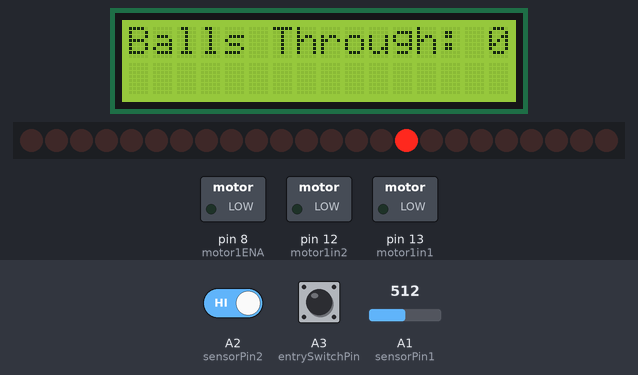
The sketch below on a simulated Arduino Uno, built with avr-gcc and run on an emulated ATmega328P. On the bench: 16×2 character LCD, 24 shift-register outputs drawn as a row of LEDs (first output left, lit = HIGH), switched loads named in the sketch (green lamp = pin HIGH). Wiring (inferred from the names in the program): ultrasonic range finder: trigger pin 2; echo A0. Inputs (shaded band) come from the test bench; at power-on: A3 (entrySwitchPin) HIGH, A1 (sensorPin1) = 512, A2 (sensorPin2) HIGH. Pins used as bus, display or sensor lines are not drawn; what the sketch prints to the serial monitor is not drawn.

Above: at 1.2 s.
1.3 s: A3 (entrySwitchPin) pulled LOW for 0.15 s
At 1.8 s:
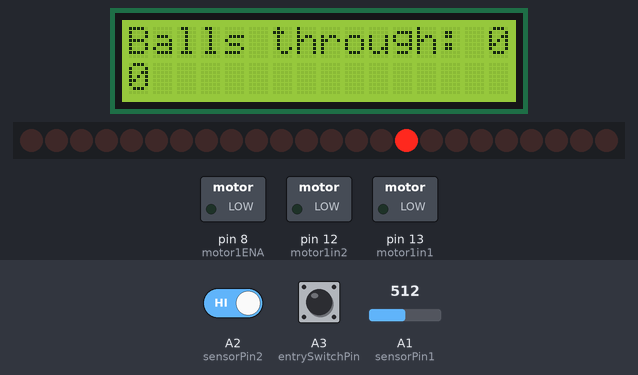
2.9 s: A1 (sensorPin1) set to 491
At 3.5 s:
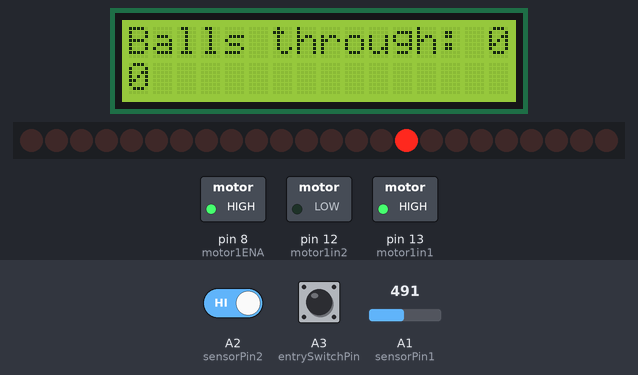
Timing chart, 0 to 5.9 s (numbered marks = the images above; inputs shaded):
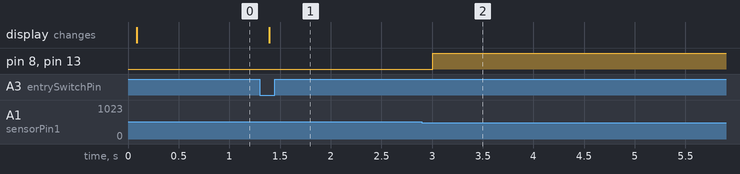

The sketch:

marbleruncode.ino
```cpp
//#include <Adafruit_LiquidCrystal.h>
#include <LiquidCrystal_PCF8574.h>
#include <Wire.h>
#include <Stepper.h>

//Adafruit_LiquidCrystal lcd(0x27, 16, 2);
LiquidCrystal_PCF8574 lcd(0x27);


const int motor1ENA = 8;
const int motor1in1 = 13;
const int motor1in2 = 12;

const int sensorPin1 = A1;
const int sensorPin2 = A2;
const int entrySwitchPin = A3;
const int lightUnobstructed = 500;

const int shiftDataPin = 2;
const int shiftClockPin = 4;
const int shiftLatchPin = 7;
const int echoPin = A0;

const int sdaPin = A4;
const int sclPin = A5;
byte shiftOutState = 0b00000000;

const int stepsPer = 2080;
Stepper stepperMotor(stepsPer, 3, 5, 6, 9);


int distance;
int ballsThroughGSpot = 0;
int ballsGrabbed = 0;
int ballsTrapped = 0;
int ballsSeen = 0;
int unseenBalls = 0;

bool motor1ON = false;
//bool lastTrapState = HIGH;
unsigned long motor1StartTime = 0;
unsigned long lastTrapTime = 0;
unsigned long lastGrabTime = 0;
unsigned long firstballGrabTime = 0;
unsigned long secondballGrabTime = 0;
unsigned long timePulley1Ball = 8500;
unsigned long timePulley2Balls = 9000;

long pingUltrasonic();
void stopMotor();
void rotateStepper(int steps, int delayTime = 5);


void setup() {
  //rotateStepper(2000);
  pinMode(sensorPin1, INPUT);
  pinMode(sensorPin2, INPUT_PULLUP);
  pinMode(entrySwitchPin, INPUT_PULLUP);
  pinMode(echoPin, INPUT);
  pinMode(motor1ENA, OUTPUT);
  pinMode(motor1in1, OUTPUT);
  pinMode(motor1in2, OUTPUT);
  pinMode(shiftDataPin, OUTPUT);
  pinMode(shiftClockPin, OUTPUT);
  pinMode(shiftLatchPin, OUTPUT);

  Wire.begin();  // Explicitly use A4 and A5 for I2C

  lcd.begin(16, 2);
  lcd.setBacklight(255);  // Max brightness
  lcd.clear();
  lcd.setCursor(0,0);
  lcd.print("Balls Through: 0");
  Serial.begin(9600);
}

void loop() {

  long duration = pingUltrasonic();
  distance = duration * 0.034 / 2;
  if (distance > 1 && distance < 10) {
    unsigned long now = millis();
    ballsSeen++;

    unsigned long travelTime = (now - firstballGrabTime) + 2000;
    unseenBalls = ballsThroughGSpot - ballsSeen;

    if (unseenBalls == 1) {
      timePulley2Balls = travelTime + (secondballGrabTime - firstballGrabTime);
      firstballGrabTime = secondballGrabTime;
      secondballGrabTime = lastGrabTime;
    }else{
      timePulley1Ball = travelTime;
    }
     if (ballsSeen == ballsThroughGSpot) {
      stopMotor();
     }
  }


  int lightVal1 = analogRead(sensorPin1);
  bool trapTime = !digitalRead(sensorPin2);

  Serial.print("Ultrasonic Distance: ");
  Serial.print(distance);
  Serial.print("S1 Light Value: ");
  Serial.print(lightVal1);
  Serial.print(" - S2 Voltage Status: ");
  Serial.println(trapTime);

  Serial.print("B: ");
  Serial.print(ballsGrabbed);
  Serial.print(" - T: ");
  Serial.print(ballsTrapped);
  Serial.print(" - S: ");
  Serial.println(ballsSeen);


//Entry Switch Logic
  if (digitalRead(entrySwitchPin) == LOW) {
    lcd.setCursor(0,0);
    lcd.print("Balls through:");
    lcd.setCursor(0,1);
    lcd.print(ballsThroughGSpot);
  }

//Pulley Motor Logic
  if(lightVal1 < lightUnobstructed){
    unsigned long now = millis();
    unseenBalls = ballsThroughGSpot - ballsSeen;
     if (unseenBalls == 1) {
      firstballGrabTime = now;
      lastGrabTime = now;
    } else if (unseenBalls == 2) {
      secondballGrabTime = now;
      lastGrabTime = now;
    }
    ballsGrabbed++;
    if (ballsGrabbed > ballsThroughGSpot){
      ballsGrabbed--;
    }

    Serial.println(" - Pulley is ON!");
    digitalWrite(motor1in1, HIGH);
    digitalWrite(motor1in2, LOW);
    analogWrite(motor1ENA, 255);
    motor1StartTime = millis();
    motor1ON = true;
  }
  //Trapdoor Motor Logic
  if (trapTime && ballsTrapped < ballsThroughGSpot) {
    ballsTrapped++;
    stepperMotor.step(stepsPer);
    delay(300);
  }

}


void stopMotor() {
  digitalWrite(motor1in1, LOW);
  digitalWrite(motor1in2, LOW);
  analogWrite(motor1ENA, 0);
  motor1ON = false;
}

long pingUltrasonic() {
  setShiftPin(7, LOW);  // Q7 (Trig)
  delayMicroseconds(2);
  setShiftPin(7, HIGH);
  delayMicroseconds(10);
  setShiftPin(7, LOW);
  return pulseIn(echoPin, HIGH, 20000); // Q6 = ECHO wired to Arduino pin 6
}
void setShiftPin(int qPin, bool state) {
  bitWrite(shiftOutState, qPin, state);
  digitalWrite(shiftLatchPin, LOW);
  shiftOut(shiftDataPin, shiftClockPin, MSBFIRST, shiftOutState);
  digitalWrite(shiftLatchPin, HIGH);
}

//void stepStepperMotor(int step) {
  //byte stepSequence[4] = {0b0001, 0b0010, 0b0100, 0b1000};
  //shiftOutState &= 0b11110000;
  //shiftOutState |= stepSequence[step % 4];
  //digitalWrite(shiftLatchPin, LOW);
  //shiftOut(shiftDataPin, shiftClockPin, MSBFIRST, shiftOutState);
  //digitalWrite(shiftLatchPin, HIGH);
//}

//void stepStepperMotor(int step){
  // int stepSequence[4][4] = {
    //{HIGH, LOW, LOW, LOW},
    //{LOW, HIGH, LOW, LOW},
    //{LOW, LOW, HIGH, LOW},
    //{LOW, LOW, LOW, HIGH}
  //};

//  digitalWrite(3, stepSequence[step][0]);
//  digitalWrite(5, stepSequence[step][1]);
//  digitalWrite(6, stepSequence[step][2]);
//  digitalWrite(9, stepSequence[step][3]);

//}
//void rotateStepper(int steps, int delayTime = 5) {
//  for (int i = 0; i < steps; i++) {
//    stepStepperMotor(i);
//    delay(delayTime);
//  }
////  delay(100);
//}
```

Measured:
- the behaviour switches between 500 and 499 on A1 (sensorPin1) (found by bisection; images 1 and 2)
- after the input at 1.3 s, the display: changes after 0.09 s (image 1)
- after the input at 2.9 s, pin 8 (motor1ENA), pin 13 (motor1in1): LOW → HIGH after 0.11 s
